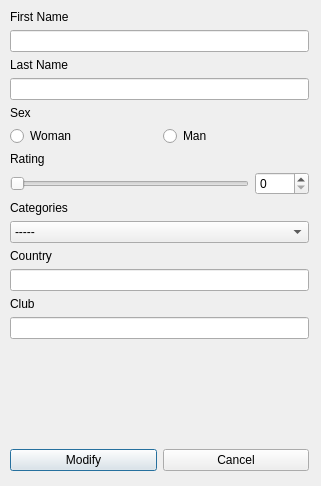
<?xml version="1.0" encoding="UTF-8"?>
<ui version="4.0">
 <class>ModifyPlayerDialog</class>
 <widget class="QDialog" name="ModifyPlayerDialog">
  <property name="geometry">
   <rect>
    <x>0</x>
    <y>0</y>
    <width>321</width>
    <height>486</height>
   </rect>
  </property>
  <property name="windowTitle">
   <string>Dialog</string>
  </property>
  <widget class="QWidget" name="verticalLayoutWidget_4">
   <property name="geometry">
    <rect>
     <x>10</x>
     <y>10</y>
     <width>299</width>
     <height>461</height>
    </rect>
   </property>
   <layout class="QVBoxLayout" name="verticalLayout_8">
    <property name="leftMargin">
     <number>0</number>
    </property>
    <property name="topMargin">
     <number>0</number>
    </property>
    <property name="rightMargin">
     <number>0</number>
    </property>
    <property name="bottomMargin">
     <number>0</number>
    </property>
    <item>
     <layout class="QVBoxLayout" name="verticalLayout_9">
      <item>
       <widget class="QLabel" name="label_7">
        <property name="text">
         <string>First Name</string>
        </property>
       </widget>
      </item>
      <item>
       <widget class="QLineEdit" name="lineEditFirstN"/>
      </item>
      <item>
       <layout class="QVBoxLayout" name="verticalLayout_7">
        <item>
         <widget class="QLabel" name="label_8">
          <property name="text">
           <string>Last Name</string>
          </property>
         </widget>
        </item>
        <item>
         <widget class="QLineEdit" name="lineEditLastN"/>
        </item>
        <item>
         <layout class="QVBoxLayout" name="verticalLayout_10">
          <item>
           <widget class="QLabel" name="label_6">
            <property name="text">
             <string>Sex</string>
            </property>
           </widget>
          </item>
          <item>
           <layout class="QHBoxLayout" name="horizontalLayout_4">
            <item>
             <widget class="QRadioButton" name="radioButtonWoman">
              <property name="text">
               <string>Woman</string>
              </property>
             </widget>
            </item>
            <item>
             <widget class="QRadioButton" name="radioButtonMan">
              <property name="text">
               <string>Man</string>
              </property>
             </widget>
            </item>
           </layout>
          </item>
         </layout>
        </item>
       </layout>
      </item>
     </layout>
    </item>
    <item>
     <layout class="QVBoxLayout" name="verticalLayout_5">
      <item>
       <widget class="QLabel" name="label_9">
        <property name="text">
         <string>Rating</string>
        </property>
       </widget>
      </item>
      <item>
       <layout class="QHBoxLayout" name="horizontalLayout_3">
        <item>
         <widget class="QSlider" name="horizontalSliderRating">
          <property name="maximum">
           <number>3000</number>
          </property>
          <property name="orientation">
           <enum>Qt::Horizontal</enum>
          </property>
         </widget>
        </item>
        <item>
         <widget class="QSpinBox" name="spinBoxRating">
          <property name="maximum">
           <number>3000</number>
          </property>
         </widget>
        </item>
       </layout>
      </item>
     </layout>
    </item>
    <item>
     <layout class="QVBoxLayout" name="verticalLayout_11">
      <item>
       <widget class="QLabel" name="label_4">
        <property name="text">
         <string>Categories</string>
        </property>
       </widget>
      </item>
      <item>
       <widget class="QComboBox" name="comboBox">
        <item>
         <property name="text">
          <string>-----</string>
         </property>
        </item>
        <item>
         <property name="text">
          <string>No rank :(</string>
         </property>
        </item>
        <item>
         <property name="text">
          <string>V</string>
         </property>
        </item>
        <item>
         <property name="text">
          <string>IV</string>
         </property>
        </item>
        <item>
         <property name="text">
          <string>III</string>
         </property>
        </item>
        <item>
         <property name="text">
          <string>II</string>
         </property>
        </item>
        <item>
         <property name="text">
          <string>I</string>
         </property>
        </item>
       </widget>
      </item>
      <item>
       <layout class="QVBoxLayout" name="verticalLayout_12">
        <item>
         <widget class="QLabel" name="label_10">
          <property name="text">
           <string>Country</string>
          </property>
         </widget>
        </item>
        <item>
         <widget class="QLineEdit" name="lineEditCountry"/>
        </item>
       </layout>
      </item>
     </layout>
    </item>
    <item>
     <layout class="QVBoxLayout" name="verticalLayout_13">
      <item>
       <widget class="QLabel" name="label_11">
        <property name="text">
         <string>Club</string>
        </property>
       </widget>
      </item>
      <item>
       <widget class="QLineEdit" name="lineEditClub"/>
      </item>
      <item>
       <spacer name="verticalSpacer_2">
        <property name="orientation">
         <enum>Qt::Vertical</enum>
        </property>
        <property name="sizeHint" stdset="0">
         <size>
          <width>20</width>
          <height>40</height>
         </size>
        </property>
       </spacer>
      </item>
      <item>
       <spacer name="verticalSpacer">
        <property name="orientation">
         <enum>Qt::Vertical</enum>
        </property>
        <property name="sizeHint" stdset="0">
         <size>
          <width>20</width>
          <height>60</height>
         </size>
        </property>
       </spacer>
      </item>
      <item>
       <layout class="QHBoxLayout" name="horizontalLayout_2">
        <item>
         <widget class="QPushButton" name="modifyButton">
          <property name="text">
           <string>Modify</string>
          </property>
         </widget>
        </item>
        <item>
         <widget class="QPushButton" name="cancelButton">
          <property name="text">
           <string>Cancel</string>
          </property>
         </widget>
        </item>
       </layout>
      </item>
     </layout>
    </item>
   </layout>
  </widget>
 </widget>
 <resources/>
 <connections>
  <connection>
   <sender>horizontalSliderRating</sender>
   <signal>valueChanged(int)</signal>
   <receiver>spinBoxRating</receiver>
   <slot>setValue(int)</slot>
   <hints>
    <hint type="sourcelabel">
     <x>179</x>
     <y>207</y>
    </hint>
    <hint type="destinationlabel">
     <x>278</x>
     <y>206</y>
    </hint>
   </hints>
  </connection>
  <connection>
   <sender>spinBoxRating</sender>
   <signal>valueChanged(int)</signal>
   <receiver>horizontalSliderRating</receiver>
   <slot>setValue(int)</slot>
   <hints>
    <hint type="sourcelabel">
     <x>270</x>
     <y>214</y>
    </hint>
    <hint type="destinationlabel">
     <x>98</x>
     <y>213</y>
    </hint>
   </hints>
  </connection>
 </connections>
</ui>
